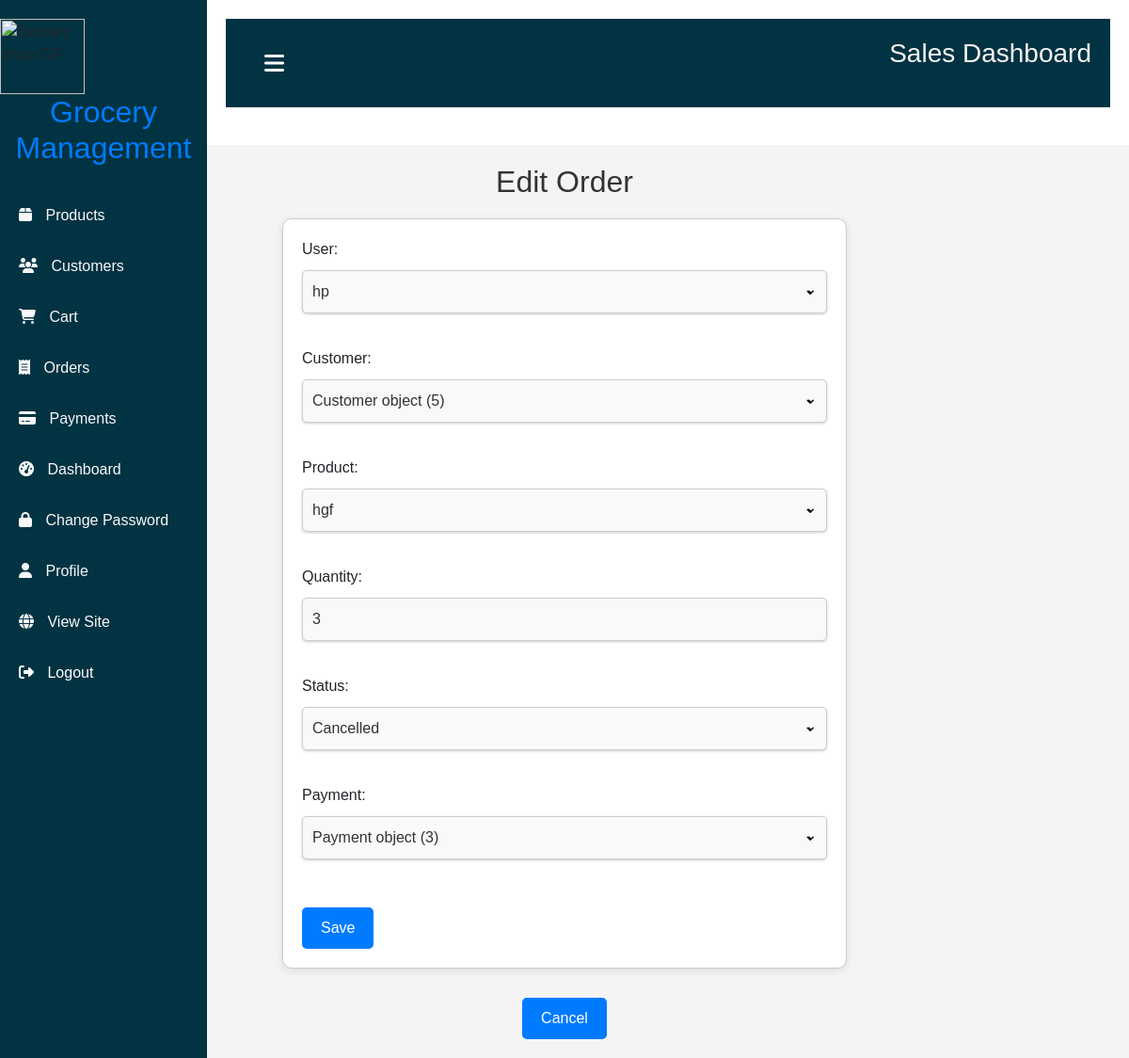
The app's page /orders/edit/1/ with its own data.
### app/models.py (models this page shows, shortened)
class Orderplaced(models.Model):
    user = models.ForeignKey(User, on_delete=models.CASCADE)
    customer = models.ForeignKey(Customer, on_delete=models.CASCADE)
    product = models.ForeignKey(Product, on_delete=models.CASCADE)
    quantity = models.PositiveIntegerField(default=1)
    ordered_date = models.DateTimeField(auto_now_add=True)
    status = models.CharField(max_length=50, choices=STATUS_CHOICES, default='Pending')
    payment = models.ForeignKey(Payment, on_delete=models.CASCADE,default="")
    admin_notified = models.BooleanField(default=False)
    canceled_by = models.ForeignKey(User, null=True, blank=True, related_name='canceled_orders', on_delete=models.SET_NULL)
    canceled_date = models.DateTimeField(null=True, blank=True)

### app/views.py (the view)
# urls.py: path('orders/edit/<int:pk>/', order_edit, name='order_edit'),
def order_edit(request, pk):
    order = get_object_or_404(Orderplaced, pk=pk)
    if request.method == 'POST':
        form = OrderplacedForm(request.POST, instance=order)
        if form.is_valid():
            form.save()
            return redirect('order_list')
    else:
        form = OrderplacedForm(instance=order)
    return render(request, 'admin/order_management.html', {'form': form})

### app/forms.py
class OrderplacedForm(forms.ModelForm):
    class Meta:
        model = Orderplaced
        fields = ['user', 'customer', 'product', 'quantity', 'status', 'payment']

### app/models.py (called while the page is built)
    def __str__(self):
        return self.title

### app/templates/admin/order_management.html (shortened to what this page needs)
{% block content %}
<div class="sidebar">
    {% include 'admin/sidebar.html' %}
</div>
<div class="form-container">
    <h2>{% if form.instance.pk %}Edit{% else %}Add{% endif %} Order</h2>
    <form method="post">
        {{ form.as_p }}
        <button type="submit" class="button">Save</button>
    </form>
    <a href="{% url 'order_list' %}" class="button">Cancel</a>
</div>
{% endblock %}

### app/static/app/styles.css (style rules this page uses)
body { font-family: Arial, sans-serif; margin: 0; padding-top:40%; }
h2 { color: #35424a; }
.button { background: #35424a; color: #ffffff; padding: 10px 15px; text-decoration: none; border: none; cursor: pointer; border-radius: 5px; }

### app/templates/admin/sidebar.html (style rules this page uses)
body { margin: 0; padding: 0; font-family: Arial, sans-serif; }

### app/templates/admin/order_management.html (style rules this page uses)
.form-container { display: flex; flex-direction: column; align-items: center; justify-content: center; min-height: 100vh; background-color: #f4f4f4; padding: 20px; }
h2 { margin-bottom: 20px; color: #333; }
.button { margin-top: 15px; padding: 10px 20px; background-color: #007bff; color: white; border: none; border-radius: 5px; cursor: pointer; text-align: center; text-decoration: none; }
form { width: 100%; max-width: 600px; padding: 20px; border: 1px solid #ccc; border-radius: 10px; box-shadow: 0 2px 10px rgba(0, 0, 0, 0.1); background-color: #ffffff; }
input[type="text"], input[type="email"], input[type="password"], input[type="number"], textarea, select { width: 100%; padding: 10px; margin-top: 10px; margin-bottom: 20px; border: 1px solid #ccc; border-radius: 5px; box-shadow: 0 1px 3px rgba(0, 0, 0, 0.2); transition: border-color 0.3s, box-shadow 0.3s; -webkit-appearance: none; -moz-appearance: none; appearance: none; color: #333; background-color: #f9f9f9; }
select { background-repeat: no-repeat; background-position: right 10px center; background-size: 12px; }

### records on screen
Orderplaced: user "hp", customer "Customer object (5)", product "hgf", quantity "3", status "Cancelled", payment "Payment object (3)"
